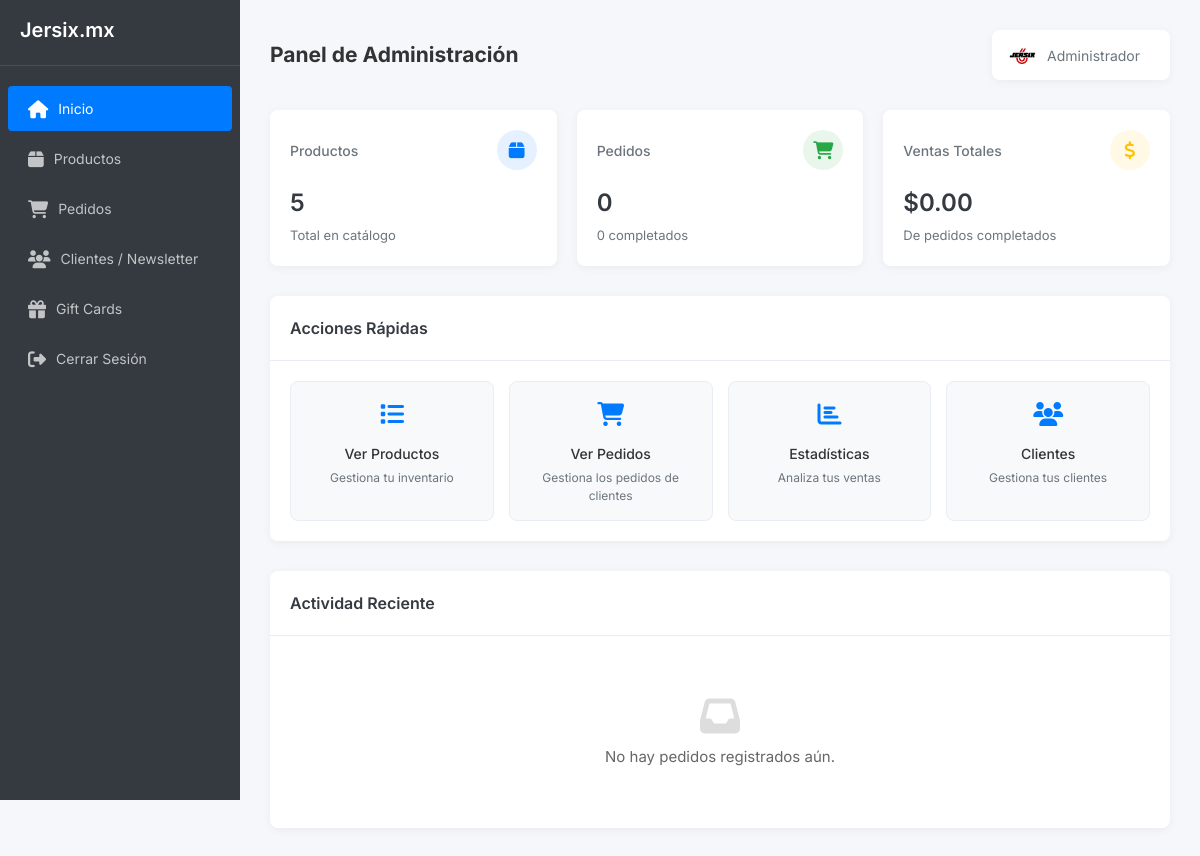
Page /admin2/dashboard.php (signed in) on the earlier database version.
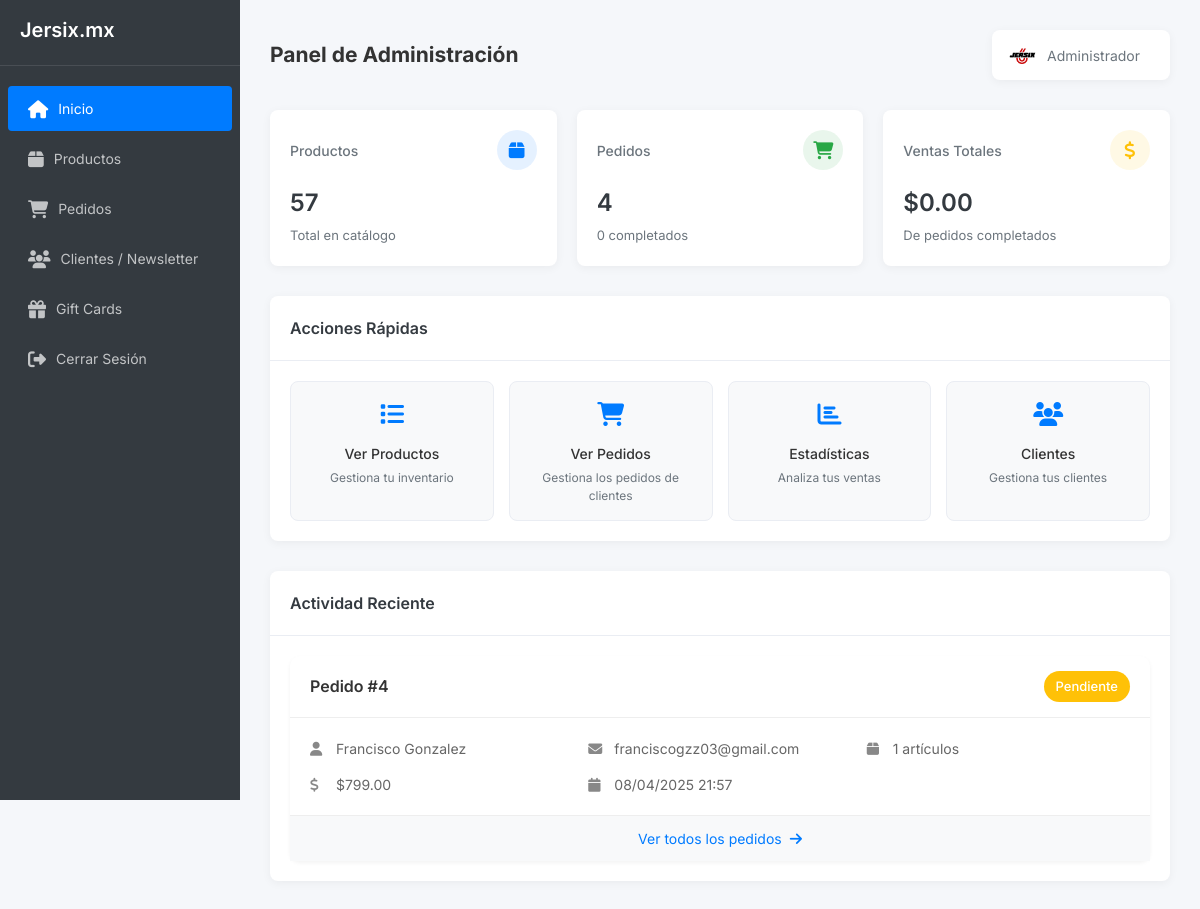
Same page on the later database version.
### tables this page shows
CREATE TABLE `orders` (
  `order_id` int(11) NOT NULL,
  `customer_name` varchar(255) NOT NULL,
  `customer_email` varchar(255) NOT NULL,
  `phone` varchar(20) NOT NULL,
  `street` varchar(255) NOT NULL,
  `colony` varchar(255) NOT NULL,
  `city` varchar(255) NOT NULL,
  `state` varchar(255) NOT NULL,
  `zip_code` varchar(10) NOT NULL,
  `status` enum('pending','processing','completed','cancelled') DEFAULT 'pending',
  `payment_status` enum('pending','paid','failed') DEFAULT 'pending' COMMENT 'Tracks the payment status of an order',
  `created_at` timestamp NOT NULL DEFAULT current_timestamp(),
  `payment_method` varchar(50) DEFAULT NULL,
  `payment_id` varchar(255) DEFAULT NULL,
  `payment_notes` text DEFAULT NULL
);

### admin2/dashboard.php (the view, shortened to what the changed rows need)
<?php
try {
    $pdo = getConnection();
    $productCount = $pdo->query("SELECT COUNT(*) FROM products")->fetchColumn();
    $stmt = $pdo->query("
        SELECT
            COUNT(*) as total_orders,
            COUNT(CASE WHEN status = 'completed' THEN 1 END) as completed_orders,
            SUM(CASE WHEN status = 'completed' THEN
                (SELECT SUM(quantity * price)
                FROM order_items
                WHERE order_id = orders.order_id)
            END) as total_sales
        FROM orders
    ");
    $stats = $stmt->fetch(PDO::FETCH_ASSOC);
    $stmt = $pdo->query("
        SELECT
            o.order_id,
            o.customer_name,
            o.customer_email,
            o.status,
            o.created_at,
            COUNT(oi.order_item_id) as total_items,
            SUM(oi.quantity * oi.price) as total_amount
        FROM orders o
        LEFT JOIN order_items oi ON o.order_id = oi.order_id
        GROUP BY o.order_id
        ORDER BY o.created_at DESC
        LIMIT 1
    ");
    $lastOrder = $stmt->fetch(PDO::FETCH_ASSOC);
} catch(PDOException $e) {
    die('Error de conexión a la base de datos: ' . $e->getMessage());
    $lastOrder = null;
}
?>
<!DOCTYPE html>
<html lang="es">
<head>
    <link rel="stylesheet" href="https://cdnjs.cloudflare.com/ajax/libs/font-awesome/6.4.0/css/all.min.css">
</head>
<body>
    <div class="dashboard-layout">
        <aside class="sidebar">
            <div class="sidebar-header">
                <h2>Jersix.mx</h2>
            </div>
        </aside>
        <main class="main-content">
            <div class="topbar">
                <div>
                    <h2>Panel de Administración</h2>
                </div>
            </div>
            <div class="stats-grid">
                <div class="stat-card">
                    <div class="stat-card-header">
                        <h3 class="stat-card-title">Productos</h3>
                        <div class="stat-card-icon">
                        </div>
                    </div>
                    <div class="stat-card-value"><?php echo number_format($productCount); ?></div>
                    <div class="stat-card-label">Total en catálogo</div>
                </div>
                <div class="stat-card">
                    <div class="stat-card-header">
                        <h3 class="stat-card-title">Pedidos</h3>
                        <div class="stat-card-icon">
                        </div>
                    </div>
                    <div class="stat-card-value"><?php echo number_format($stats['total_orders']); ?></div>
                    <div class="stat-card-label">
                        <?php echo number_format($stats['completed_orders']); ?> completados
                    </div>
                </div>
            </div>
            <div class="panel">
                <div class="panel-body">
                    <?php if ($lastOrder): ?>
                        <div class="last-order">
                            <div class="order-header">
                                <div class="order-id">
                                    Pedido #<?php echo $lastOrder['order_id']; ?>
                                </div>
                                <?php
                                $status_colors = [
                                    'pending' => '#ffc107',
                                    'processing' => '#007bff',
                                    'completed' => '#28a745',
                                    'cancelled' => '#dc3545'
                                ];
                                $status_text = [
                                    'pending' => 'Pendiente',
                                    'processing' => 'Procesando',
                                    'completed' => 'Completado',
                                    'cancelled' => 'Cancelado'
                                ];
                                $status_color = $status_colors[$lastOrder['status']] ?? '#6c757d';
                                ?>
                                <div class="order-status" style="background-color: <?php echo $status_color; ?>">
                                    <?php echo $status_text[$lastOrder['status']] ?? $lastOrder['status']; ?>
                                </div>
                            </div>
                            <div class="order-details">
                                <div class="order-info">
                                    <div class="info-group">
                                        <i class="fas fa-user"></i>
                                        <span><?php echo htmlspecialchars($lastOrder['customer_name']); ?></span>
                                    </div>
                                    <div class="info-group">
                                        <i class="fas fa-envelope"></i>
                                        <span><?php echo htmlspecialchars($lastOrder['customer_email']); ?></span>
                                    </div>
                                    <div class="info-group">
                                        <i class="fas fa-box"></i>
                                        <span><?php echo $lastOrder['total_items']; ?> artículos</span>
                                    </div>
                                    <div class="info-group">
                                        <i class="fas fa-dollar-sign"></i>
                                        <span>$<?php echo number_format($lastOrder['total_amount'], 2); ?></span>
                                    </div>
                                    <div class="info-group">
                                        <i class="fas fa-calendar"></i>
                                        <span><?php
                                            $date = new DateTime($lastOrder['created_at']);
                                            echo $date->format('d/m/Y H:i');
                                        ?></span>
                                    </div>
                                </div>
                            </div>
                            <a href="orders.php" class="view-orders-btn">
                                Ver todos los pedidos <i class="fas fa-arrow-right"></i>
                            </a>
                        </div>
                    <?php else: ?>
                        <div class="empty-state">
                            <i class="fas fa-inbox"></i>
                            <p>No hay pedidos registrados aún.</p>
                        </div>
                    <?php endif; ?>
                </div>
            </div>
        </main>
    </div>
</body>
</html>

Differences in the rows shown:
added orders: order_id "4", status "Pendiente", customer_name "Francisco Gonzalez", customer_email "franciscogzz03@gmail.com", created_at "08/04/2025 21:57"
Other differences:
$productCount: "5" → "57"
$stats['total_orders']: "0" → "4"
$lastOrder['total_items']: (not shown) → "1"
$lastOrder['total_amount']: (not shown) → "799.00"
text no longer shown: "No hay pedidos registrados aún."
text now shown: "Pedido # artículos $ Ver todos los pedidos"
